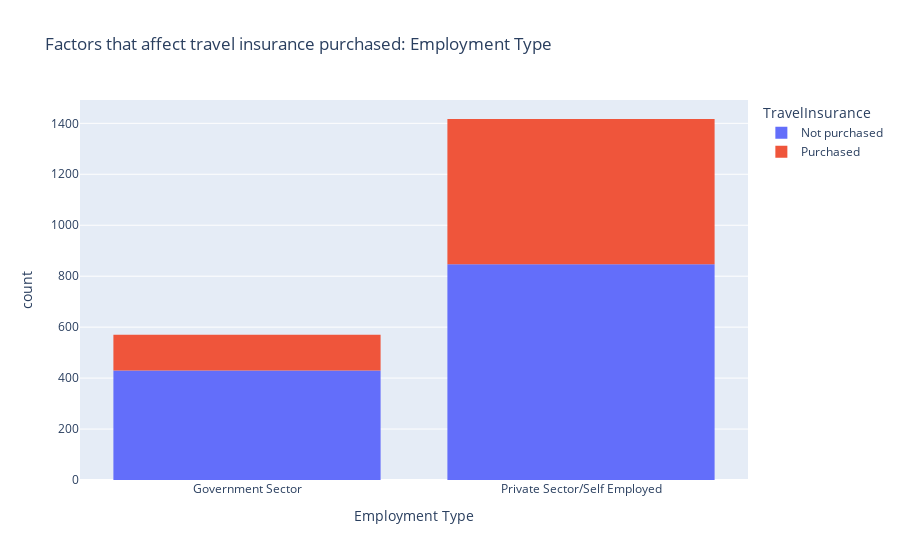

Source (notebook cell):
### Code cell
figure = px.histogram(df, x = "Employment Type", 
                      color = "TravelInsurance", 
                      title= "Factors that affect travel insurance purchased: Employment Type")
figure.show()

### Figure 1 — Plotly figure (JSON) as saved in the notebook; plotly's stock layout.template omitted (floating-point values rounded to 4 significant figures; data arrays with more than 128 entries replaced by an {"elided": "..."} marker saying what was removed)
{"data": [{"alignmentgroup": "True", "bingroup": "x", "hovertemplate": "TravelInsurance=Not purchased<br>Employment Type=%{x}<br>count=%{y}<extra></extra>", "legendgroup": "Not purchased", "marker": {"color": "#636efa", "pattern": {"shape": ""}}, "name": "Not purchased", "offsetgroup": "Not purchased", "orientation": "v", "showlegend": true, "type": "histogram", "x": {"elided": "1277 str values"}, "xaxis": "x", "yaxis": "y"}, {"alignmentgroup": "True", "bingroup": "x", "hovertemplate": "TravelInsurance=Purchased<br>Employment Type=%{x}<br>count=%{y}<extra></extra>", "legendgroup": "Purchased", "marker": {"color": "#EF553B", "pattern": {"shape": ""}}, "name": "Purchased", "offsetgroup": "Purchased", "orientation": "v", "showlegend": true, "type": "histogram", "x": {"elided": "710 str values"}, "xaxis": "x", "yaxis": "y"}], "layout": {"barmode": "relative", "legend": {"title": {"text": "TravelInsurance"}, "tracegroupgap": 0}, "title": {"text": "Factors that affect travel insurance purchased: Employment Type"}, "xaxis": {"anchor": "y", "domain": [0, 1], "title": {"text": "Employment Type"}}, "yaxis": {"anchor": "x", "domain": [0, 1], "title": {"text": "count"}}}}
